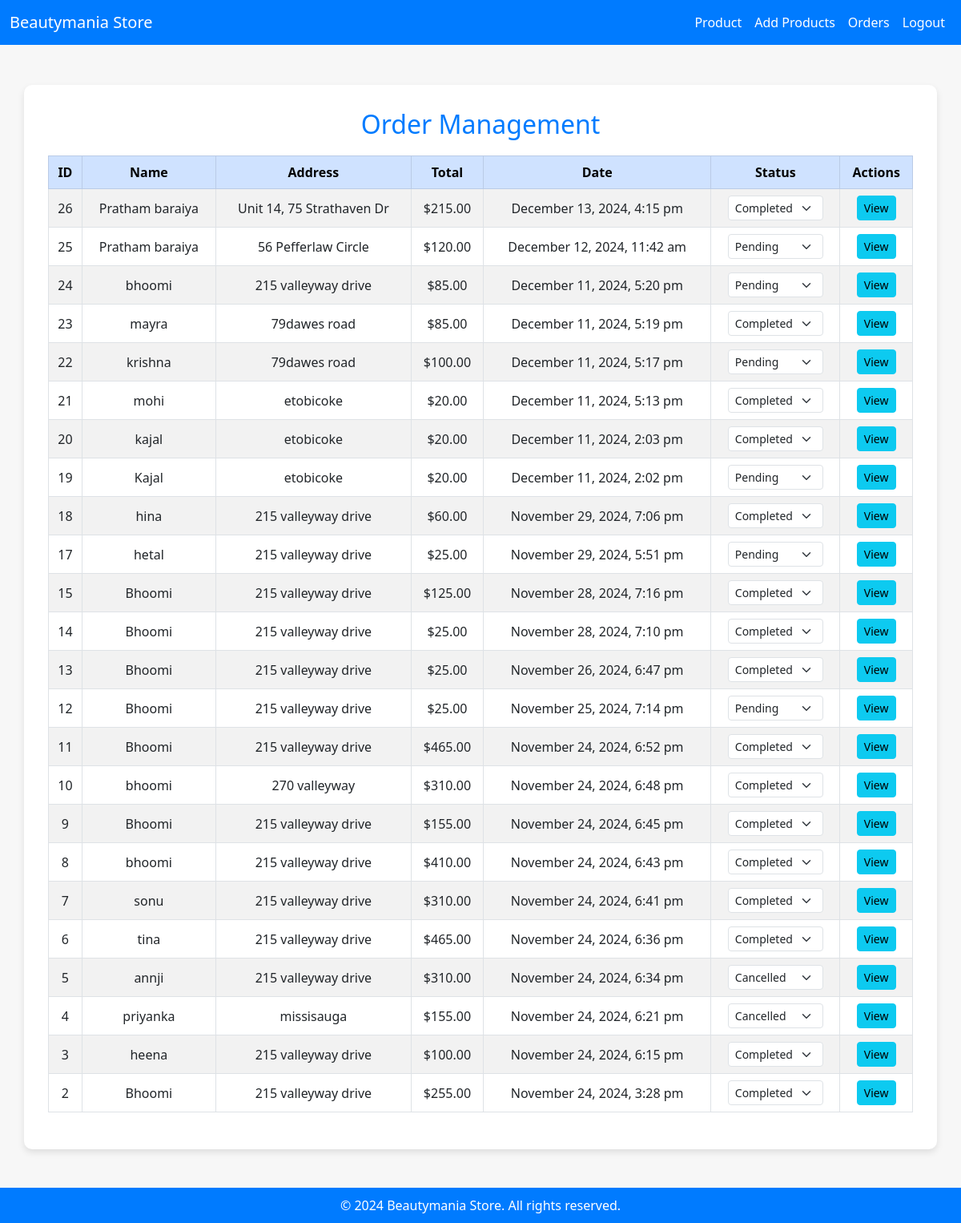
Screenshot of /admin_orders.php with the database file from the repository.
### tables this page shows
CREATE TABLE `orders` (
  `id` int(11) NOT NULL,
  `user_id` int(11) NOT NULL,
  `name` varchar(255) NOT NULL,
  `address` varchar(255) NOT NULL,
  `city` varchar(255) NOT NULL,
  `zip` varchar(20) NOT NULL,
  `total` decimal(10,2) NOT NULL,
  `date` datetime NOT NULL,
  `status` enum('Pending','Completed','Cancelled') DEFAULT 'Pending'
);

### admin_orders.php (the view, shortened to what this page needs)
<?php
require('db_connection_mysqli.php');
$query = "SELECT * FROM orders ORDER BY date DESC";
$result = mysqli_query($dbc, $query);
?>
<!DOCTYPE html>
<html lang="en">
<head>
    <link href="https://cdn.jsdelivr.net/npm/bootstrap@5.3.0-alpha1/dist/css/bootstrap.min.css" rel="stylesheet">
</head>
<body>
    <nav class="navbar navbar-expand-lg">
        <div class="container-fluid">
            <a class="navbar-brand" href="index.php">Beautymania Store</a>
            <div class="collapse navbar-collapse" id="navbarNav">
            <ul class="navbar-nav ms-auto">
                    <li class="nav-item">
                        <a class="nav-link" href="manage_product.php">Product</a>
                    </li>
                    <li class="nav-item">
                        <a class="nav-link active" href="add_product.php">Add Products</a>
                    </li>
                    <li class="nav-item">
                        <a class="nav-link" href="admin_orders.php">Orders</a>
                    </li>
                    <li class="nav-item">
                        <a class="nav-link" href="logout.php">Logout</a>
                    </li>
                </ul>
            </div>
        </div>
    </nav>
    <div class="container">
        <h2>Order Management</h2>
        <table class="table table-striped table-bordered">
            <thead class="table-primary">
                <tr>
                    <th>ID</th>
                    <th>Name</th>
                    <th>Address</th>
                    <th>Total</th>
                    <th>Date</th>
                    <th>Status</th>
                    <th>Actions</th>
                </tr>
            </thead>
            <tbody>
                <?php while ($order = mysqli_fetch_assoc($result)): ?>
                    <tr>
                        <td><?php echo $order['id']; ?></td>
                        <td><?php echo htmlspecialchars($order['name']); ?></td>
                        <td><?php echo htmlspecialchars($order['address']); ?></td>
                        <td>$<?php echo number_format($order['total'], 2); ?></td>
                        <td><?php echo date('F j, Y, g:i a', strtotime($order['date'])); ?></td>
                        <td>
                            <form action="edit_order_status.php" method="POST" style="display: inline-block;">
                                <select name="status" class="form-select form-select-sm" onchange="this.form.submit()">
                                    <option value="Pending" <?php if ($order['status'] === 'Pending') echo 'selected'; ?>>Pending</option>
                                    <option value="Completed" <?php if ($order['status'] === 'Completed') echo 'selected'; ?>>Completed</option>
                                    <option value="Cancelled" <?php if ($order['status'] === 'Cancelled') echo 'selected'; ?>>Cancelled</option>
                                </select>
                            </form>
                        </td>
                        <td>
                        <a href="view_order.php?id=<?php echo $order['id']; ?>" class="btn btn-info btn-sm">View</a>
                       </td>
                    </tr>
                <?php endwhile; ?>
            </tbody>
        </table>
    </div>
    <footer class="text-center mt-5" style="background-color: #007bff; color: white; padding: 10px;">
        <p class="mb-0">© 2024 Beautymania Store. All rights reserved.</p>
    </footer>
</body>
</html>

### admin_orders.php (style rules this page uses)
body { background-color: #f7f7f7; }
.container { margin-top: 50px; background-color: #fff; padding: 30px; border-radius: 10px; box-shadow: 0 4px 8px rgba(0, 0, 0, 0.1); }
.navbar { background-color: #007bff; }
.navbar-brand, .nav-link { color: #fff !important; }
h2 { text-align: center; margin-bottom: 20px; color: #007bff; }
.table th, .table td { text-align: center; vertical-align: middle; }

### rows the page displays
orders: id "26", name "Pratham baraiya", address "Unit 14, 75 Strathaven Dr", total "215.00", date "December 13, 2024, 4:15 pm", status "Completed"
orders: id "25", name "Pratham baraiya", address "56 Pefferlaw Circle", total "120.00", date "December 12, 2024, 11:42 am", status "Pending"
orders: id "24", name "bhoomi", address "215 valleyway drive", total "85.00", date "December 11, 2024, 5:20 pm", status "Pending"
orders: id "23", name "mayra", address "79dawes road", total "85.00", date "December 11, 2024, 5:19 pm", status "Completed"
orders: id "22", name "krishna", address "79dawes road", total "100.00", date "December 11, 2024, 5:17 pm", status "Pending"
orders: id "21", name "mohi", address "etobicoke", total "20.00", date "December 11, 2024, 5:13 pm", status "Completed"
orders: id "20", name "kajal", address "etobicoke", total "20.00", date "December 11, 2024, 2:03 pm", status "Completed"
orders: id "19", name "Kajal", address "etobicoke", total "20.00", date "December 11, 2024, 2:02 pm", status "Pending"
orders: id "18", name "hina", address "215 valleyway drive", total "60.00", date "November 29, 2024, 7:06 pm", status "Completed"
orders: id "17", name "hetal", address "215 valleyway drive", total "25.00", date "November 29, 2024, 5:51 pm", status "Pending"
orders: id "15", name "Bhoomi", address "215 valleyway drive", total "125.00", date "November 28, 2024, 7:16 pm", status "Completed"
orders: id "14", name "Bhoomi", address "215 valleyway drive", total "25.00", date "November 28, 2024, 7:10 pm", status "Completed"
orders: id "13", name "Bhoomi", address "215 valleyway drive", total "25.00", date "November 26, 2024, 6:47 pm", status "Completed"
orders: id "12", name "Bhoomi", address "215 valleyway drive", total "25.00", date "November 25, 2024, 7:14 pm", status "Pending"
orders: id "11", name "Bhoomi", address "215 valleyway drive", total "465.00", date "November 24, 2024, 6:52 pm", status "Completed"
orders: id "10", name "bhoomi", address "270 valleyway", total "310.00", date "November 24, 2024, 6:48 pm", status "Completed"
orders: id "9", name "Bhoomi", address "215 valleyway drive", total "155.00", date "November 24, 2024, 6:45 pm", status "Completed"
orders: id "8", name "bhoomi", address "215 valleyway drive", total "410.00", date "November 24, 2024, 6:43 pm", status "Completed"
orders: id "7", name "sonu", address "215 valleyway drive", total "310.00", date "November 24, 2024, 6:41 pm", status "Completed"
orders: id "6", name "tina", address "215 valleyway drive", total "465.00", date "November 24, 2024, 6:36 pm", status "Completed"
orders: id "5", name "annji", address "215 valleyway drive", total "310.00", date "November 24, 2024, 6:34 pm", status "Cancelled"
orders: id "4", name "priyanka", address "missisauga", total "155.00", date "November 24, 2024, 6:21 pm", status "Cancelled"
orders: id "3", name "heena", address "215 valleyway drive", total "100.00", date "November 24, 2024, 6:15 pm", status "Completed"
orders: id "2", name "Bhoomi", address "215 valleyway drive", total "255.00", date "November 24, 2024, 3:28 pm", status "Completed"
